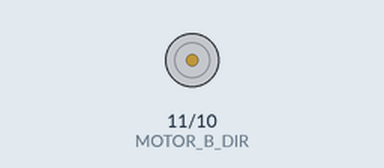
Recording of a sketch running on a simulated Arduino Uno, built with avr-gcc and run on an emulated ATmega328P. Parts: direction and speed pins drawn as motors (green arrow = direction pin HIGH = forward, orange = LOW = backward, longer = more drive).

Above: at 1.0 s.
At 3.05 s:
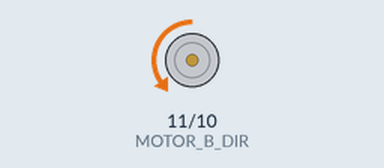
At 4.05 s:
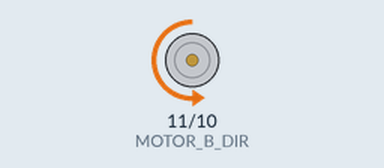
At 5.05 s:
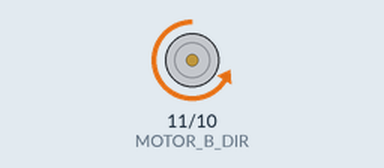
Timing chart, 0 to 6.6 s (numbered marks = the images above):
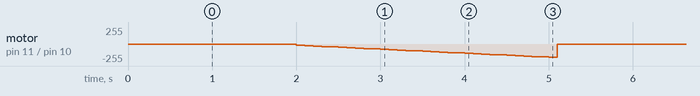

The sketch:

_9100_motor_var_speed.ino
```cpp
// L9110 connections
#define L9110_B_IA 10 // Pin D10 --> Motor B Input A
#define L9110_B_IB 11 // Pin D11 --> Motor B Input B

// Motor Speed & Direction
#define MOTOR_B_PWM L9110_B_IA // Motor PWM Speed
#define MOTOR_B_DIR L9110_B_IB // Motor Direction


void setup ()  {
 pinMode( MOTOR_B_DIR, OUTPUT );
 pinMode( MOTOR_B_PWM, OUTPUT );
 digitalWrite( MOTOR_B_DIR, LOW ); // Set motor to off
 digitalWrite( MOTOR_B_PWM, LOW );
}

void loop ()  {
 	digitalWrite( MOTOR_B_DIR, LOW ); // turn motor off
	analogWrite( MOTOR_B_PWM, LOW );
	delay(1000);

	// forward
	for( int i=180; i<= 20; i--){

		digitalWrite( MOTOR_B_DIR, HIGH ); // direction = forward
		analogWrite( MOTOR_B_PWM, i ); // PWM speed = 180 and down
		delay(100);
		i=i+5;
	 }

	digitalWrite( MOTOR_B_DIR, LOW ); // turn motor off
	analogWrite( MOTOR_B_PWM, LOW );
	delay(1000);


	for( int i=20; i<= 200; i++){
		digitalWrite( MOTOR_B_DIR, LOW ); // direction = reverse
		analogWrite( MOTOR_B_PWM, i ); // PWM speed = 20 and up
		delay(100);
		i=i+5;
	}

}
```
